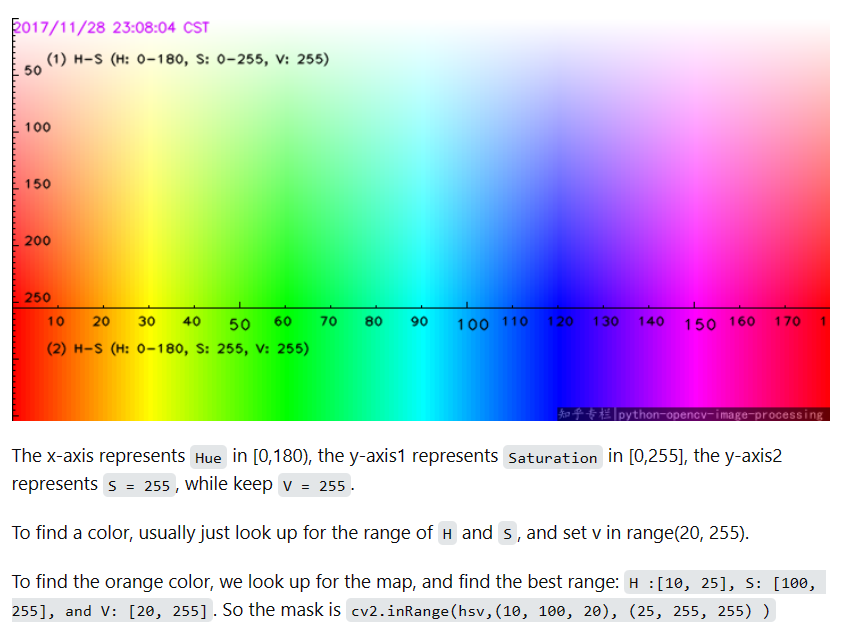
#> input picture vision/hsv_color_map.png, 861 x 637 px
$ python rangos_colores.py
#> lines starting #> are read from the running program, lines starting #| are printed output that depends on the picture; after the words box and inside, x2 and y2 are one past the last pixel; in counts of white or black regions, pixels touching at a corner belong together
# obtenido de https://stackoverflow.com/questions/10948589/choosing-the-correct-upper-and-lower-hsv-boundaries-for-color-detection-withcv/48367205#48367205
import cv2
import numpy as np

def nothing(x):
    pass

# Load image
image = cv2.imread('hsv_color_map.png')
#> image is the input picture: shape (637, 861, 3); mean B, G, R 199.4, 199.5, 198.6

# Create a window
cv2.namedWindow('image')

# Create trackbars for color change
# Hue is from 0-179 for Opencv
cv2.createTrackbar('HMin', 'image', 0, 179, nothing)
#> slider 'HMin' is set to 35
cv2.createTrackbar('SMin', 'image', 0, 255, nothing)
#> slider 'SMin' is set to 51
cv2.createTrackbar('VMin', 'image', 0, 255, nothing)
#> slider 'VMin' is set to 51
cv2.createTrackbar('HMax', 'image', 0, 179, nothing)
#> slider 'HMax' is set to 179
cv2.createTrackbar('SMax', 'image', 0, 255, nothing)
#> slider 'SMax' is set to 255
cv2.createTrackbar('VMax', 'image', 0, 255, nothing)
#> slider 'VMax' is set to 255

# Set default value for Max HSV trackbars
cv2.setTrackbarPos('HMax', 'image', 179)
cv2.setTrackbarPos('SMax', 'image', 255)
cv2.setTrackbarPos('VMax', 'image', 255)

# Initialize HSV min/max values
hMin = sMin = vMin = hMax = sMax = vMax = 0
phMin = psMin = pvMin = phMax = psMax = pvMax = 0

while(1):
    # Get current positions of all trackbars
    hMin = cv2.getTrackbarPos('HMin', 'image')
    sMin = cv2.getTrackbarPos('SMin', 'image')
    vMin = cv2.getTrackbarPos('VMin', 'image')
    hMax = cv2.getTrackbarPos('HMax', 'image')
    sMax = cv2.getTrackbarPos('SMax', 'image')
    vMax = cv2.getTrackbarPos('VMax', 'image')

    # Set minimum and maximum HSV values to display
    lower = np.array([hMin, sMin, vMin])
    upper = np.array([hMax, sMax, vMax])

    # Convert to HSV format and color threshold
    hsv = cv2.cvtColor(image, cv2.COLOR_BGR2HSV)
#> hsv: shape (637, 861, 3); mean H, S, V 60.4, 102.4, 248.3
    mask = cv2.inRange(hsv, lower, upper)
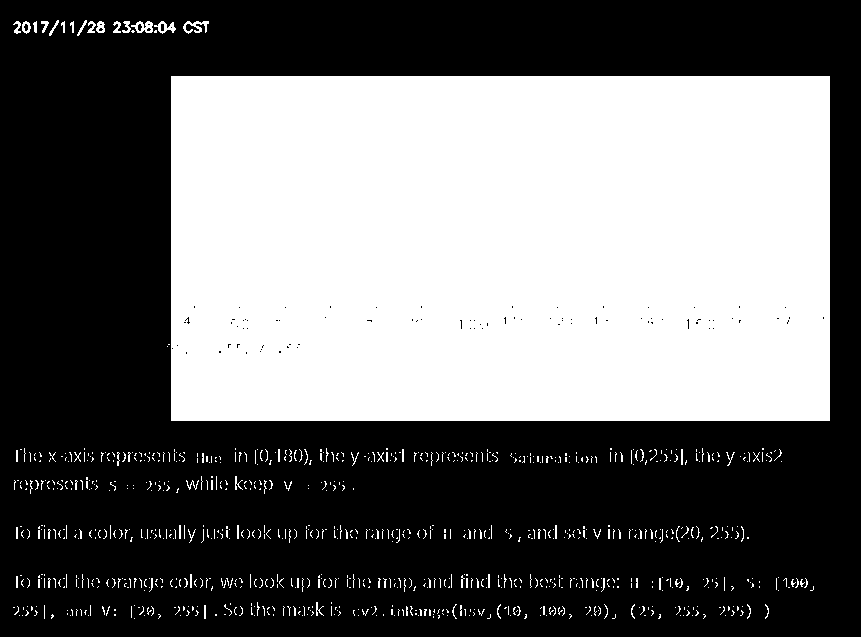
#> mask: shape (637, 861); 42.8% white; 905 white regions (846 under 20 px), largest, box (x1, y1, x2, y2) and area: (171, 76, 830, 421) 227164, (183, 21, 209, 34) 159, (131, 21, 153, 33) 148
    result = cv2.bitwise_and(image, image, mask=mask)
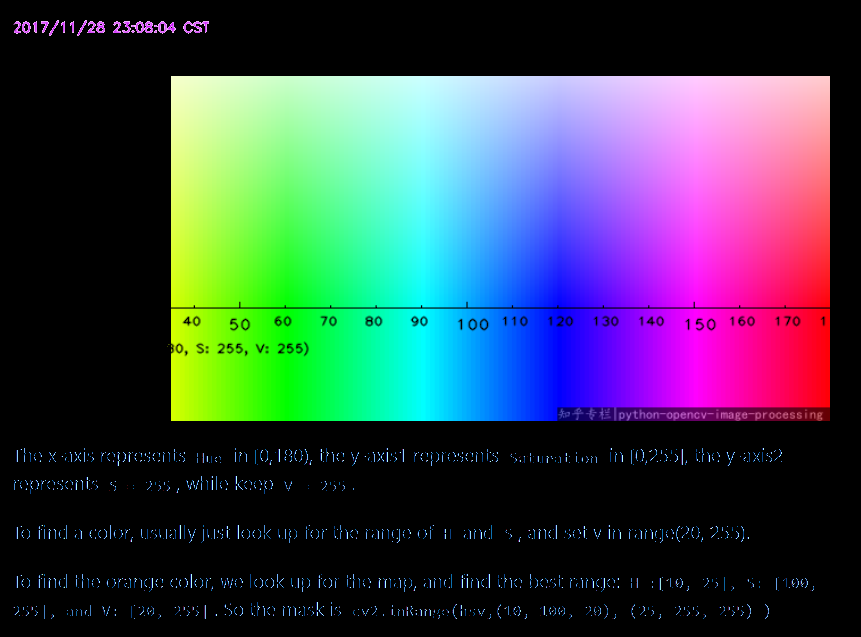
#> result: shape (637, 861, 3); mean B, G, R 77.8, 67.3, 58.2

    # [11 lines of commented-out code are left out]
    cv2.imshow('image', result)
    if cv2.waitKey(10) & 0xFF == ord('q'):
#> (key q is pressed here)
        break

cv2.destroyAllWindows()
